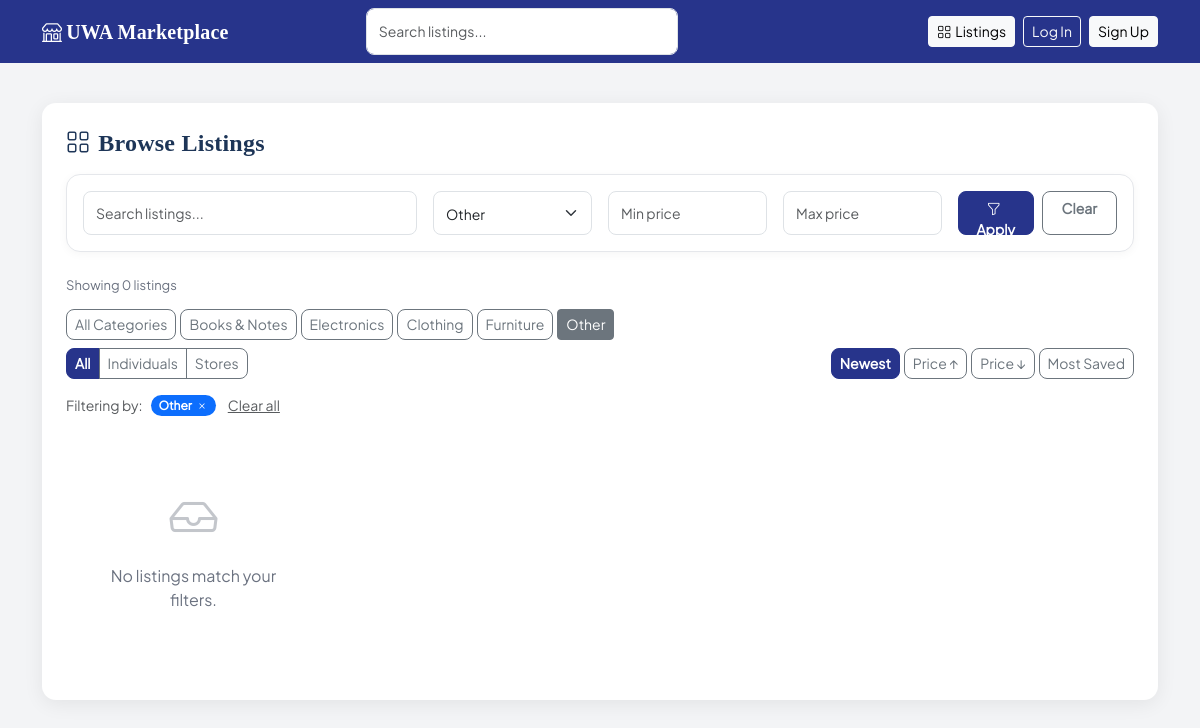
The page /listings/?q=&category=other&sort=newest&source=all on the database as committed earlier.
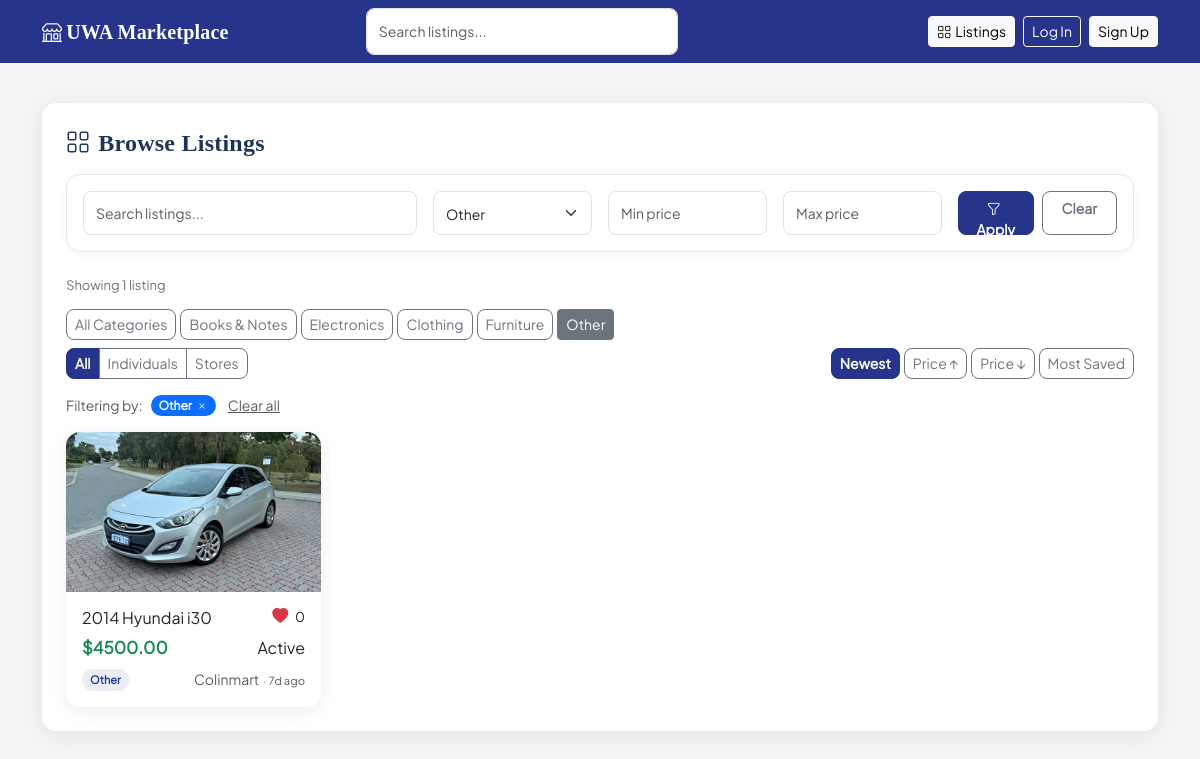
The same page on the database as committed later.
### app/models.py (models this page shows, shortened)
class Listing(db.Model):
    id = db.Column(db.Integer, primary_key=True)
    title = db.Column(db.String(120), nullable=False)
    description = db.Column(db.Text, nullable=False)
    price = db.Column(db.Float, nullable=False)
    category = db.Column(db.String(64), nullable=False)
    image_url = db.Column(db.String(256), nullable=True)
    is_active = db.Column(db.Boolean, default=True)
    show_history = db.Column(db.Boolean, default=True)   # seller can hide edit history
    stock_quantity = db.Column(db.Integer, nullable=True)  # None = unlimited
    posted_as_store = db.Column(db.Boolean, default=False)
    created_at = db.Column(db.DateTime, default=datetime.utcnow)
    seller_id = db.Column(db.Integer, db.ForeignKey('user.id'), nullable=False)
    @property
    def save_count(self):
        return db.session.query(Wishlist.user_id).join(wishlist_items).filter(wishlist_items.c.listing_id == self.id).distinct().count()
    edits = db.relationship(
        'ListingEdit',
        backref='listing',
        lazy='dynamic',
        order_by='ListingEdit.edited_at.desc()'
    )

class User(db.Model, UserMixin):
    id = db.Column(db.Integer, primary_key=True)
    username = db.Column(db.String(64), unique=True, nullable=False)
    email = db.Column(db.String(120), unique=True, nullable=False)
    password_hash = db.Column(db.String(256), nullable=False)
    member_since = db.Column(db.DateTime, default=datetime.utcnow)
    bio = db.Column(db.Text, default='')
    avatar_url = db.Column(db.String(256), nullable=True)
    is_admin = db.Column(db.Boolean, default=False)
    is_moderator = db.Column(db.Boolean, default=False)
    is_active = db.Column(db.Boolean, default=True)
    is_store = db.Column(db.Boolean, default=False)
    is_verified = db.Column(db.Boolean, default=False)
    store_name = db.Column(db.String(128), nullable=True)
    store_address = db.Column(db.String(256), nullable=True)
    contact_phone = db.Column(db.String(32), nullable=True)
    contact_email = db.Column(db.String(120), nullable=True)
    store_bio = db.Column(db.Text, default='')
    listings = db.relationship('Listing', backref='seller', lazy='dynamic')
    following_stores = db.relationship(
        'User',
        secondary=store_follows,
        primaryjoin='User.id == store_follows.c.follower_id',
        secondaryjoin='User.id == store_follows.c.store_id',
        backref=db.backref('store_followers', lazy='dynamic'),
        lazy='dynamic'
    )

### app/routes/listings.py (the view, shortened to what this page needs)
@bp.route('/')
def index():
    q = request.args.get('q', '').strip()
    cat = request.args.get('category', '').strip()
    sort = request.args.get('sort', 'newest')
    source = request.args.get('source', 'all').strip()
    min_price = request.args.get('min_price', '').strip()
    max_price = request.args.get('max_price', '').strip()
    page = request.args.get('page', 1, type=int)
    if sort not in VALID_SORTS:
        sort = 'newest'
    if source not in VALID_SOURCES:
        source = 'all'
    query = Listing.query.filter_by(is_active=True)
    if cat:
        query = query.filter(Listing.category == cat)
    if min_price:
        try:
            query = query.filter(Listing.price >= float(min_price))
        except ValueError:
            flash('Minimum price must be a number.', 'warning')
    if max_price:
        try:
            query = query.filter(Listing.price <= float(max_price))
        except ValueError:
            flash('Maximum price must be a number.', 'warning')
    if source == 'stores':
        query = query.filter(Listing.posted_as_store == True)
    elif source == 'users':
        query = query.filter(Listing.posted_as_store == False)
    query = _apply_sort(query, sort)
    pagination = query.paginate(page=page, per_page=PER_PAGE, error_out=False)
    return render_template(
        'listings/index.html',
        listings=pagination.items,
        pagination=pagination,
        categories=CATEGORIES,
        q=q,
        cat=cat,
        sort=sort,
        source=source,
        min_price=min_price,
        max_price=max_price
    )

### app/routes/listings.py (called while the page is built, shortened)
def _apply_sort(query, sort):
    if sort == 'price_asc':
        return query.order_by(Listing.price.asc())
    if sort == 'price_desc':
        return query.order_by(Listing.price.desc())
    return query.order_by(Listing.created_at.desc())

### app/templates/listings/index.html (shortened to what the changed rows need)
{% extends "base.html" %}
{% block content %}
<div class="card p-4">
    <div class="d-flex align-items-center justify-content-between mb-3 flex-wrap gap-2">
        <h4 class="mb-0 fw-bold" style="color:#1d3557;">
        </h4>
    </div>
    <form method="GET" action="{{ url_for('listings.index') }}" class="listings-filter-bar">
        <div class="row g-3">
        </div>
    </form>
    <div class="listings-results-meta">
        Showing {{ listings|length }} listing{{ '' if listings|length == 1 else 's' }}
    </div>
    <div class="d-flex flex-wrap gap-1 mb-2">
        <a href="{{ url_for('listings.index', q=q, sort=sort, source=source) }}"
           class="btn btn-sm {{ 'btn-secondary' if not cat else 'btn-outline-secondary' }}">
            All Categories
        </a>
        {% for key, label in categories %}
            <a href="{{ url_for('listings.index', q=q, category=key, sort=sort, source=source) }}"
               class="btn btn-sm {{ 'btn-secondary' if cat == key else 'btn-outline-secondary' }}">
                {{ label }}
            </a>
        {% endfor %}
    </div>
    <div class="d-flex flex-wrap gap-2 mb-3 align-items-center justify-content-between">
        <div class="btn-group btn-group-sm" role="group" aria-label="Seller type">
            {% for key, label in [('all', 'All'), ('users', 'Individuals'), ('stores', 'Stores')] %}
                <a href="{{ url_for('listings.index', q=q, category=cat, sort=sort, source=key) }}"
                   class="btn {{ 'btn-primary' if source == key else 'btn-outline-secondary' }}">
                    {{ label }}
                </a>
            {% endfor %}
        </div>
        <div class="d-flex gap-1 flex-wrap">
            {% set sort_labels = [('newest','Newest'),('price_asc','Price ↑'),('price_desc','Price ↓'),('saves','Most Saved')] %}
            {% for key, label in sort_labels %}
                <a href="{{ url_for('listings.index', q=q, category=cat, sort=key, source=source) }}"
                   class="btn btn-sm {{ 'btn-primary' if sort == key else 'btn-outline-secondary' }}">
                    {{ label }}
                </a>
            {% endfor %}
        </div>
    </div>
    {% if cat or source != 'all' or q %}
    <div class="d-flex flex-wrap gap-2 align-items-center mb-3">
        <span class="text-muted small">Filtering by:</span>
        {% if cat %}
            {% for key, label in categories %}{% if key == cat %}
            <a href="{{ url_for('listings.index', q=q, sort=sort, source=source) }}"
               class="badge rounded-pill bg-primary text-decoration-none d-inline-flex align-items-center gap-1">
                {{ label }} <i class="bi bi-x"></i>
            </a>
            {% endif %}{% endfor %}
        {% endif %}
        <a href="{{ url_for('listings.index') }}" class="text-muted small ms-1">Clear all</a>
    </div>
    {% endif %}
    <div id="listings-grid" class="row row-cols-1 row-cols-sm-2 row-cols-md-3 row-cols-lg-4 g-3">
        {% for listing in listings %}
        <div class="col">
            <div class="listing-card card">
                {% if listing.image_url %}
                    <img src="{{ listing.image_url }}" class="listing-img" alt="{{ listing.title }}">
                {% else %}
                    <div class="listing-img-placeholder">
                        <i class="bi bi-box-seam"></i>
                    </div>
                {% endif %}
                <div class="card-body p-3">
                    <div class="d-flex justify-content-between align-items-start mb-1 gap-2">
                        <h6 class="card-title mb-0 text-truncate" title="{{ listing.title }}" style="flex: 1;">
                            <a href="{{ url_for('listings.detail', listing_id=listing.id) }}"
                               class="stretched-link text-decoration-none text-dark">{{ listing.title }}</a>
                        </h6>
                        <div class="position-relative" style="z-index: 2; white-space: nowrap;">
                            {% if current_user.is_authenticated and current_user.id != listing.seller_id %}
                            <button type="button"
                                    class="btn btn-sm btn-link text-danger p-0 text-decoration-none wishlist-btn"
                                    data-listing-id="{{ listing.id }}"
                                    data-is-saved="{{ 'true' if current_user.has_saved(listing) else 'false' }}"
                                    title="Save to Wishlist"
                                    style="line-height: 1;">
                                <i class="bi {{ 'bi-heart-fill' if current_user.has_saved(listing) else 'bi-heart' }}"></i>
                                <span class="wishlist-count ms-1 text-dark" style="font-size: 0.85em;">{{ listing.save_count }}</span>
                            </button>
                            {% else %}
                            <div class="text-danger" style="line-height: 1;">
                                <i class="bi bi-heart-fill"></i>
                                <span class="ms-1 text-dark" style="font-size: 0.85em;">{{ listing.save_count }}</span>
                            </div>
                            {% endif %}
                        </div>
                    </div>
                    <div class="d-flex align-items-center justify-content-between mt-2 gap-2">
                        <div class="listing-price">${{ "%.2f"|format(listing.price) }}</div>
                        {% if listing.is_active %}
                            <span class="listing-status-badge status-active">Active</span>
                        {% else %}
                            <span class="listing-status-badge status-sold">Sold</span>
                        {% endif %}
                    </div>
                    <div class="d-flex align-items-center justify-content-between mt-2">
                        <span class="category-badge">{{ listing.category|title }}</span>
                        <small class="text-muted d-flex align-items-center gap-1">
                            {% if listing.posted_as_store %}
                                <a href="{{ url_for('store.storefront', user_id=listing.seller.id) }}"
                                   class="text-muted text-decoration-none position-relative d-inline-flex align-items-center gap-1" style="z-index:2">
                                    {{ (listing.seller.store_name or listing.seller.username).split()[0] }}
                                </a>
                            {% else %}
                                <a href="{{ url_for('profile.view', user_id=listing.seller.id) }}"
                                   class="text-muted text-decoration-none position-relative" style="z-index:2">
                                    {{ listing.seller.username.split()[0] }}
                                </a>
                            {% endif %}
                            <span class="text-muted" style="font-size:0.8em;" title="{{ listing.created_at.strftime('%d %b %Y') }}">
                                · {{ listing.created_at | timeago }}
                            </span>
                        </small>
                    </div>
                </div>
            </div>
        </div>
        {% else %}
        <div class="col-12">
            <div class="empty-state">
                <i class="bi bi-inbox"></i>
                <p>No listings match your filters.</p>
            </div>
        </div>
        {% endfor %}
    </div>
</div>
{% endblock %}

Rows that differ between the two databases and show on the page:
added Listing: image_url (picture), title "2014 Hyundai i30", save_count "0", price "4500.00", is_active "Active", category "Other", created_at "7d ago"
now on this page (row edited): User: store_name "Colinmart"
Other text that changed with them:
{{ listings|length }}: "0" → "1"
{{ '' if listings|length == 1 else 's' }}: "s" → (not shown)
text no longer shown: "No listings match your filters."
